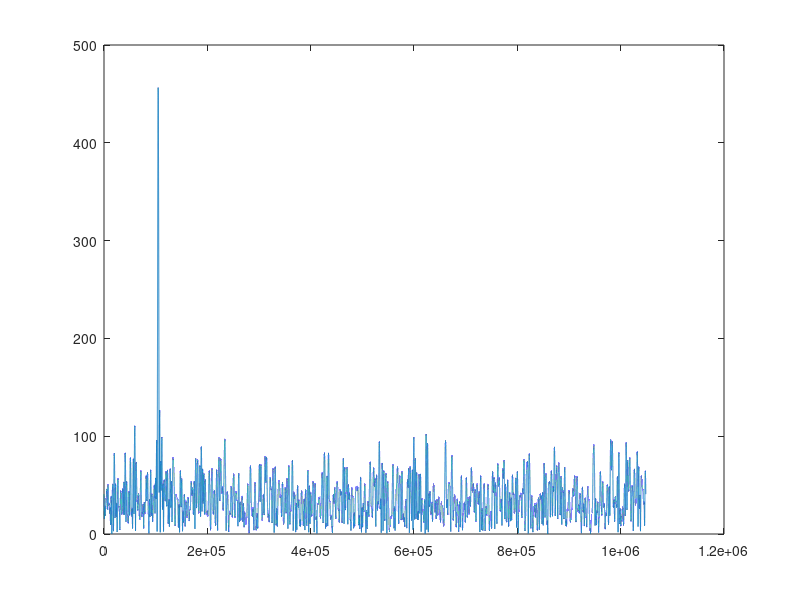

Write the MATLAB code that produced this figure.
clear all;
close all;

%% Define parameters

F_s = 10^6;
T = 1/F_s;

f_0 = 10^5;
omega_0 = 2*pi*f_0;
phi = pi/8;
A = 1;

SNR_decibel = -10;
SNR = db2mag(SNR_decibel);
sigma_square = A^2/2*SNR;
sigma = sqrt(A^2./(2*SNR));

N = 513;
P = N*(N-1)/2;
Q = N*(N-1)*(2*N-1)/6;
n_0 = -P/N;
t = 0:T:T*(N-1);
k = [10,12,14,16,18,20];

%% Define signal

w_r = normrnd(0,sigma,1,N);
w_i = 1i*normrnd(0,sigma,1,N);

x = A* exp(1i*(omega_0*t + phi)) + w_r + w_i;

%% Find CRLB
CRLB_freq = 12*sigma_square / A^2*T^2*N*(N^2-1);
CRLB_phase = 12*sigma_square*(n_0^2*N+2*n_0*P+Q) / (A^2*N^2*(N^2-1));

%% Fourier transform of x
M = 2^k(6);
x = [x zeros(1,M-size(x,2))];
Y = fft(x,M);
[val, m_star] = max(Y);

%% Find estimates

omega_hat = (2*pi*m_star) / (M*T);
phi_hat = angle(exp(-1i*omega_hat*n_0*T) * val);

%% Estimation errors

e_omega = omega_0 - omega_hat;
e_phi = phi - phi_hat;

%% Plot

plot(abs(Y));
